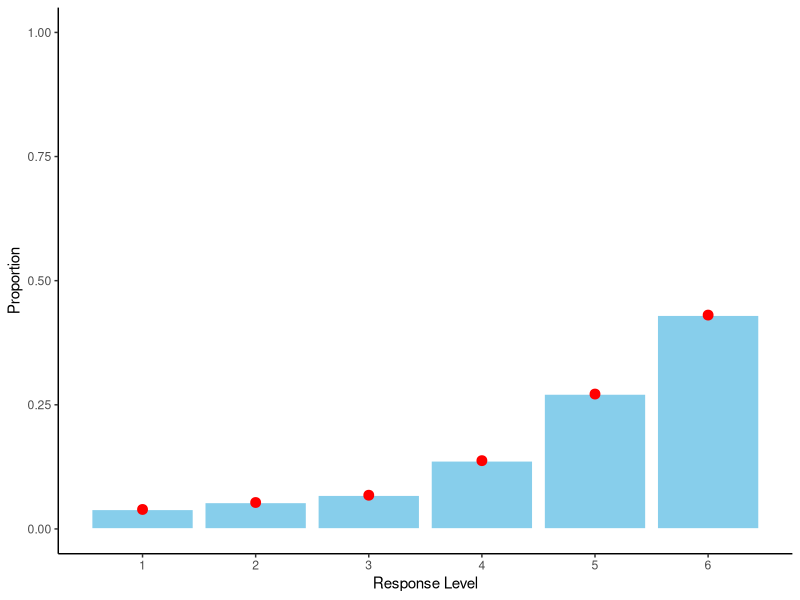
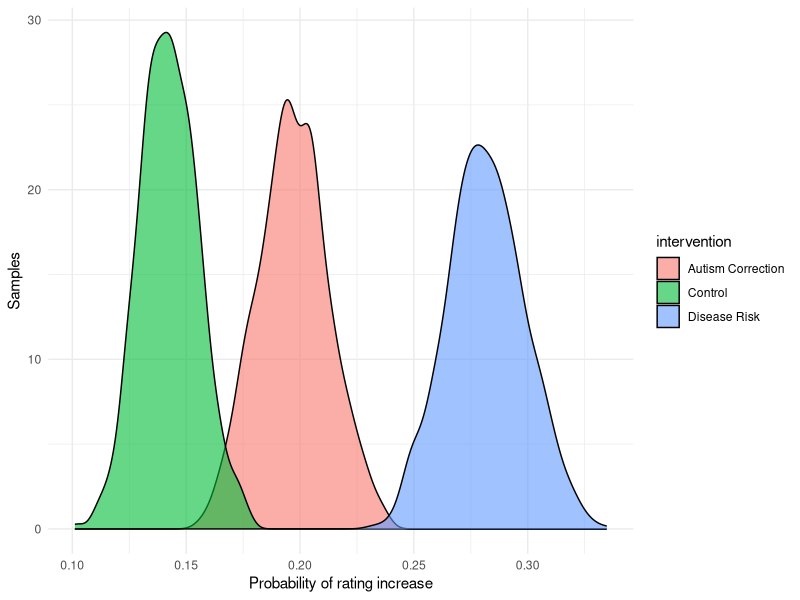

Generate these figures, in order, with R:
## ---- chunk 1
knitr::opts_chunk$set(cache=TRUE, echo=FALSE, warning=FALSE, message=FALSE,
                      fig.width=9, fig.align="center")
## ---- chunk 2
# Required librarys and external files ----------------------------------------

library(readxl)
library(tidyr)
library(dplyr)
library(ggplot2)
library(gridExtra)

# Clean and process the data --------------------------------------------------

# Generates warnings for the Ps who didn't do day 2
suppressWarnings(expData <- read_excel("Vacc_HPHH_publicDataset.xlsx", sheet = 2))

# Exclude Ps who didn't do day 2 and failed the attention checks
expData.clean <- expData %>%
  # It's good to add a subject number so we can go back to original data
  mutate(subject_number = 1:nrow(.)) %>%
  filter(Returned == 1,
         `AttentionCheck_PostTest (if = 4 then include)` == 4,
         `AttentionChecks_Sum(include if = 4)` == 4,
         Paid_Attention == 1)

# Get all the dependent measures into a DF
questionnaireData <- expData.clean %>%
  # Pull out the columns and use consistent names
  select(subject_number,
         intervention = Condition,
         pretest.healthy = Healthy_VaxscalePretest,
         posttest.healthy = Healthy_VaxscalePosttest,
         pretest.diseases = Diseases_VaxScalePretest,
         posttest.diseases = Diseases_VaxScalePosttest,
         pretest.doctors = Doctors_VaxScalePreTest,
         posttest.doctors = Doctors_VaxScalePostTest,
         pretest.side_effects = Sideeffects_VaxScalePreTest,
         posttest.side_effects = Sideeffects_VaxScalePostTest,
         pretest.plan_to = Planto_VaxScalePreTest,
         posttest.plan_to = Planto_VaxScalePostTest) %>%
  # Reverse-code the approrpiate columns
  mutate(pretest.diseases = 7 - pretest.diseases,
         posttest.diseases = 7 - posttest.diseases,
         pretest.side_effects = 7 - pretest.side_effects,
         posttest.side_effects = 7 - posttest.side_effects) %>%
  # Tidy the data
  gather("question", "response", -subject_number, -intervention) %>%
  separate(question, c("interval", "question"), sep = "\\.") %>% 
  mutate(intervention = factor(intervention, 
                               c("Control", "Autism Correction", "Disease Risk")),
         interval = factor(interval, 
                           c("pretest", "posttest"), ordered = TRUE),
         question = factor(question, 
                           c("healthy", "diseases", "doctors", "side_effects", "plan_to"))) %>%
  # Pre- and post-test get their own columns in these analyses
  mutate(interval = paste0(interval, "_response")) %>%
  spread(interval, response)
# -----------------------------------------------------------------------------
## ---- chunk 3
numBootstraps <- 1e3  # Should be a big number
numObservations <- nrow(questionnaireData)
uniqueResponses <- sort(unique(questionnaireData$pretest_response))
interventionLevels <- levels(questionnaireData$intervention)

# The observed proportion of responses at each level
obsPretestResponseProbabilities <- as.numeric(table(questionnaireData$pretest_response)) / 
  numObservations
## ---- chunk 4
# Bootstrap to find the probability that each response will be given to pre-test
# questions.

pretestData <- matrix(data = 0,
                      nrow = numBootstraps, 
                      ncol = length(uniqueResponses))
colnames(pretestData) <- paste(uniqueResponses)

# Run the bootstrap
for (ii in seq_len(numBootstraps)) {
  bootSamples <- sample(questionnaireData$pretest_response, 
                        numObservations, 
                        replace = TRUE)
  bootSamplesTabulated <- table(bootSamples)
  pretestData[ii, names(bootSamplesTabulated)] <- bootSamplesTabulated
}

# Convert the counts to probabilities
pretestData <- pretestData / numObservations
## ---- chunk 5
pretestResults <- data_frame(response = uniqueResponses, 
                             bootstrap_prob = apply(pretestData, 2, mean),
                             bootstrap_sd = apply(pretestData, 2, sd),
                             observed_prob = obsPretestResponseProbabilities)
ggplot(pretestResults, aes(x = response)) + 
  geom_bar(aes(y = observed_prob), stat = "identity", 
           color="white", fill="skyblue") + 
  geom_point(aes(y = bootstrap_prob), size=3, color="red") + 
  geom_errorbar(aes(ymin = bootstrap_prob-bootstrap_sd/2, 
                    ymax = bootstrap_prob+bootstrap_sd/2),
                size=2, color="red", width=0) +
  scale_x_continuous(breaks = 1:length(uniqueResponses)) +
  scale_y_continuous(limits = c(0, 1)) +
  xlab("Response Level") + 
  ylab("Proportion") + 
  theme_classic()
## ---- chunk 6

# preintervention responses x intervention groups x bootstraps x postintervention responses
posttestData <- array(data = 0,
                      dim = c(length(uniqueResponses),
                              length(interventionLevels),
                              numBootstraps, 
                              length(uniqueResponses)),
                      dimnames = list(paste(uniqueResponses),
                                      interventionLevels,
                                      NULL,
                                      paste(uniqueResponses)))

for (pretestResponse in seq_along(uniqueResponses)) {
  for (interventionLevel in seq_along(interventionLevels)) {
    # Get the subset of data for each combination of intervention and
    # pre-intervention response level.
    questionnaireDataSubset <- filter(questionnaireData,
                                      intervention == interventionLevels[interventionLevel],
                                      pretest_response == pretestResponse)
    numObservationsSubset <- nrow(questionnaireDataSubset)
    
    # Run the bootstrap
    for (ii in seq_len(numBootstraps)) {
      bootSamples <- sample(questionnaireDataSubset$posttest_response, 
                            numObservationsSubset, 
                            replace = TRUE)
      bootSamplesTabulated <- table(bootSamples)
      posttestData[pretestResponse, 
                   interventionLevel, 
                   ii, 
                   names(bootSamplesTabulated)] <- bootSamplesTabulated
    }
    
    # Convert the counts to probabilities
    posttestData[pretestResponse, interventionLevel, , ] <- 
      posttestData[pretestResponse, interventionLevel, , ] / numObservationsSubset
  }
  
  # Convert the conditional probabilities to joint probabilities using the 
  # observed priors on each pretest response.
  posttestData[pretestResponse, , , ] <- posttestData[pretestResponse, , , ] *
    obsPretestResponseProbabilities[pretestResponse]
}
## ---- chunk 7
posttestIncrease <- matrix(data = 0, 
                           nrow = numBootstraps,
                           ncol = length(interventionLevels))
colnames(posttestIncrease) <- interventionLevels

for (interventionLevel in seq_along(interventionLevels)) {
  for (pretestResponse in seq_along(uniqueResponses)) {
    for (posttestResponse in seq_along(uniqueResponses)) {
      if (posttestResponse > pretestResponse) {
        posttestIncrease[, interventionLevel] <- posttestIncrease[, interventionLevel] +
          posttestData[pretestResponse, interventionLevel, , posttestResponse]
      }
    }
  }
}

# Calculate the probability that disease risk is greater than autism correction
sum(posttestIncrease[, which(interventionLevels == "Disease Risk")] > 
      posttestIncrease[, which(interventionLevels == "Autism Correction")]) / 
  nrow(posttestIncrease)
## ---- chunk 8
posttestDF <- gather(as.data.frame(posttestIncrease), "intervention", "prob_increase")
ggplot(posttestDF, aes(x = prob_increase, fill = intervention)) + 
  geom_density(alpha = 0.6) + 
  ylab("Samples") + xlab("Probability of rating increase") + 
  theme_minimal()
